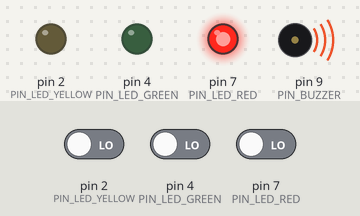
Recording of a sketch running on a simulated Arduino Uno, built with avr-gcc and run on an emulated ATmega328P. Parts: output pins drawn as LEDs (lit = HIGH), buzzer (waves = sounding). Inputs (shaded band) come from the test bench; at power-on: pin 2 (PIN_LED_YELLOW) LOW, pin 4 (PIN_LED_GREEN) LOW, pin 7 (PIN_LED_RED) LOW. Random numbers use the default seed unless the sketch sets one.

Above: at 0.1 s.
At 2.4 s:
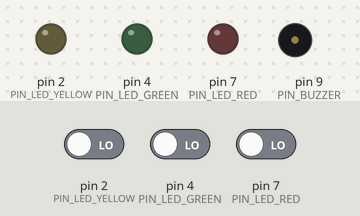
2.5 s: pin 2 (PIN_LED_YELLOW) driven HIGH
At 3.7 s:
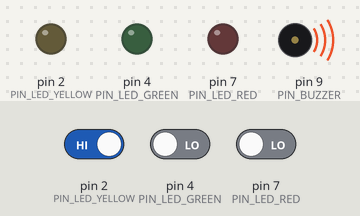
Timing chart, 0 to 5.5 s (numbered marks = the images above; inputs shaded):
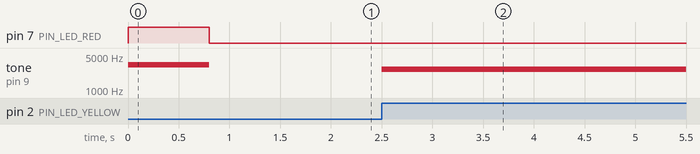

Measured:
- after the input at 2.5 s, tone on pin 9 (PIN_BUZZER): silent → 2640 Hz at once

The sketch:

simon_game.ino
```cpp
const int PIN_LED_YELLOW = 2,
          TONE_YELLOW = 2640,

          PIN_LED_GREEN = 4,
          TONE_GREEN = 2970,

          PIN_LED_RED = 7,
          TONE_RED = 3300;

const int PIN_BUZZER = 9;
const int CHOOSE_LIST[] = {PIN_LED_YELLOW, PIN_LED_GREEN, PIN_LED_RED};
const int LED_TONES[] = {TONE_YELLOW, TONE_GREEN, TONE_RED};

const int HIT = 1, MISSED = 0;

int sequence[100];
int counter = 1;

void blink(int color, int on_time=800, int off_time=500) {
  int test = 0, i;
  int freq_buzzer = 1000;

  for(i = 0; i < 3; i++){
    if(color == CHOOSE_LIST[i]) {
      freq_buzzer = LED_TONES[i];
      test = 1;
    }
  }
  if(test == 1){
    digitalWrite(color, HIGH);
    tone(PIN_BUZZER, freq_buzzer, on_time);
    delay(on_time);
    digitalWrite(color, LOW);
    delay(off_time);
  }
}

void correct_answer(){
  tone(PIN_BUZZER, 400, 200);
  delay(400);
  tone(PIN_BUZZER, 600, 300);
  delay(1000);
}

void wrong_answer(){
  tone(PIN_BUZZER, 300, 600);
  tone(PIN_BUZZER, 100, 300);
  tone(PIN_BUZZER, 200, 600);
  delay(1400);
}

int play(int length) {
  int pins_state[] = {LOW, LOW, LOW},
      sequence2check[length],
      keypress_count = 0;

  int answer = HIT;

  setup_read();
  while(keypress_count < length) {
    delay(100);
    for(int i = 0; i < 3; i++) {
      pins_state[i] = digitalRead(CHOOSE_LIST[i]);
      if(pins_state[i] == HIGH){
        while(pins_state[i] == HIGH){
          pins_state[i] = digitalRead(CHOOSE_LIST[i]);
          tone(PIN_BUZZER, LED_TONES[i], 100);
        }
        sequence2check[keypress_count] = CHOOSE_LIST[i];
        keypress_count += 1;
        break;
      }
    }
  }

  for(int i = 0; i < length; i++) {
    if(sequence[i] != sequence2check[i]){
      answer = MISSED;
      break;
    }
  }

  setup();
  delay(1000);
  return answer;
}

void setup() {
  Serial.begin(9600);
  pinMode(PIN_LED_YELLOW, OUTPUT);
  pinMode(PIN_LED_RED, OUTPUT);
  pinMode(PIN_LED_GREEN, OUTPUT);
}

void setup_read() {
  pinMode(PIN_LED_YELLOW, INPUT);
  pinMode(PIN_LED_RED, INPUT);
  pinMode(PIN_LED_GREEN, INPUT);
}

void loop() {
  int index, answer;

  randomSeed(analogRead(0));
  //Adds a random blink at the end
  int choice = random(3);

  sequence[counter - 1] = CHOOSE_LIST[choice];

  for(index = 0; index < counter; index++)
    blink(sequence[index]);

  answer = play(counter);
  if(answer == HIT){
    correct_answer();
  }
  else{
    wrong_answer();
    counter = 0;
    for(int i = 0; i < 100; i++){
      if(sequence[i] == 0)
        break;
      sequence[i] = 0;
    }
  }

  counter += 1;
  if(counter >= 100)
    counter = 1;
}
```
